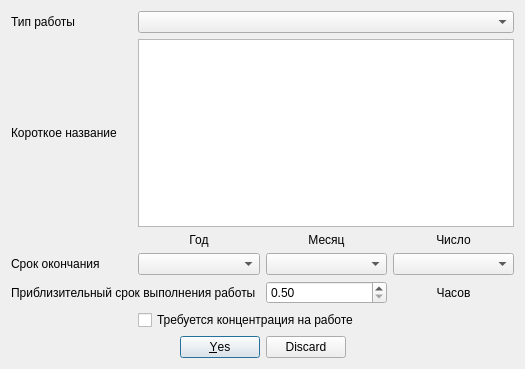
<?xml version="1.0" encoding="UTF-8"?>
<ui version="4.0">
 <class>Dialog</class>
 <widget class="QDialog" name="Dialog">
  <property name="geometry">
   <rect>
    <x>0</x>
    <y>0</y>
    <width>525</width>
    <height>369</height>
   </rect>
  </property>
  <property name="windowTitle">
   <string>Новая цель</string>
  </property>
  <layout class="QGridLayout" name="gridLayout">
   <item row="3" column="1">
    <widget class="QLabel" name="label_2">
     <property name="text">
      <string>Короткое название</string>
     </property>
    </widget>
   </item>
   <item row="5" column="2">
    <widget class="QComboBox" name="year"/>
   </item>
   <item row="4" column="2">
    <widget class="QLabel" name="label_3">
     <property name="text">
      <string>Год</string>
     </property>
     <property name="alignment">
      <set>Qt::AlignCenter</set>
     </property>
    </widget>
   </item>
   <item row="5" column="1">
    <widget class="QLabel" name="label_7">
     <property name="text">
      <string>Срок окончания</string>
     </property>
    </widget>
   </item>
   <item row="9" column="1" colspan="4">
    <widget class="QDialogButtonBox" name="buttonBox">
     <property name="orientation">
      <enum>Qt::Horizontal</enum>
     </property>
     <property name="standardButtons">
      <set>QDialogButtonBox::Discard|QDialogButtonBox::Yes</set>
     </property>
     <property name="centerButtons">
      <bool>true</bool>
     </property>
    </widget>
   </item>
   <item row="7" column="3">
    <widget class="QDoubleSpinBox" name="WorkLoad">
     <property name="minimum">
      <double>0.500000000000000</double>
     </property>
     <property name="maximum">
      <double>720.000000000000000</double>
     </property>
     <property name="singleStep">
      <double>0.500000000000000</double>
     </property>
    </widget>
   </item>
   <item row="3" column="2" colspan="3">
    <widget class="QTextEdit" name="WorkName"/>
   </item>
   <item row="0" column="1">
    <widget class="QLabel" name="label">
     <property name="text">
      <string>Тип работы</string>
     </property>
    </widget>
   </item>
   <item row="0" column="2" colspan="3">
    <widget class="QComboBox" name="WorkTipe"/>
   </item>
   <item row="4" column="3">
    <widget class="QLabel" name="label_4">
     <property name="text">
      <string>Месяц</string>
     </property>
     <property name="alignment">
      <set>Qt::AlignCenter</set>
     </property>
    </widget>
   </item>
   <item row="4" column="4">
    <widget class="QLabel" name="label_5">
     <property name="text">
      <string>Число</string>
     </property>
     <property name="alignment">
      <set>Qt::AlignCenter</set>
     </property>
    </widget>
   </item>
   <item row="5" column="3">
    <widget class="QComboBox" name="mounth"/>
   </item>
   <item row="7" column="1" colspan="2">
    <widget class="QLabel" name="label_8">
     <property name="text">
      <string>Приблизительный срок выполнения работы</string>
     </property>
    </widget>
   </item>
   <item row="5" column="4">
    <widget class="QComboBox" name="data"/>
   </item>
   <item row="7" column="4">
    <widget class="QLabel" name="label_6">
     <property name="text">
      <string>Часов</string>
     </property>
     <property name="alignment">
      <set>Qt::AlignCenter</set>
     </property>
    </widget>
   </item>
   <item row="8" column="2" colspan="3">
    <widget class="QCheckBox" name="Concentrate">
     <property name="text">
      <string>Требуется концентрация на работе</string>
     </property>
    </widget>
   </item>
  </layout>
 </widget>
 <resources/>
 <connections>
  <connection>
   <sender>buttonBox</sender>
   <signal>accepted()</signal>
   <receiver>Dialog</receiver>
   <slot>accept()</slot>
   <hints>
    <hint type="sourcelabel">
     <x>248</x>
     <y>254</y>
    </hint>
    <hint type="destinationlabel">
     <x>157</x>
     <y>274</y>
    </hint>
   </hints>
  </connection>
  <connection>
   <sender>buttonBox</sender>
   <signal>rejected()</signal>
   <receiver>Dialog</receiver>
   <slot>reject()</slot>
   <hints>
    <hint type="sourcelabel">
     <x>316</x>
     <y>260</y>
    </hint>
    <hint type="destinationlabel">
     <x>286</x>
     <y>274</y>
    </hint>
   </hints>
  </connection>
 </connections>
</ui>
